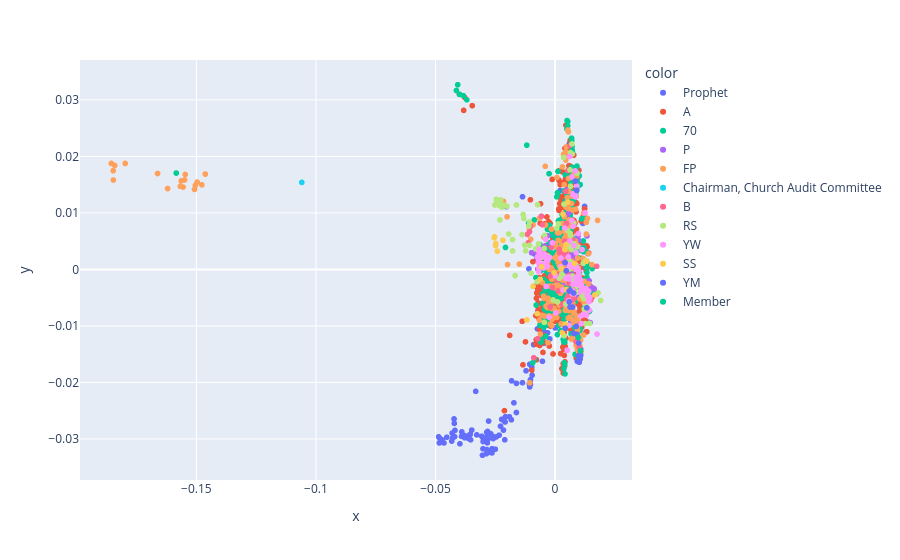

The code cell stored with this chart in its notebook:
### Code cell
subset_df = subset_df[~subset_df['title'].str.contains("Sustaining of", case=False)]
subset_df = subset_df[~subset_df['title'].str.contains("Church Auditing", case=False)]
subset_df = subset_df[~subset_df['role'].str.contains("Ward", case=False)]

# Step 1: Apply PHATE dimensionality reduction to convert high-dimensional embeddings to 2D
phate_op = phate.PHATE(n_components=2)                    # Create PHATE reducer for 2D output
embeddings = np.stack(subset_df['embedding'].values)             # Stack all embeddings into a matrix
phate_result = phate_op.fit_transform(embeddings)         # Apply PHATE to get 2D coordinates

# Step 2: Create an interactive scatter plot
fig = px.scatter(
    x=phate_result[:, 0],                                 # X-axis: first PHATE dimension
    y=phate_result[:, 1],                                 # Y-axis: second PHATE dimension
    color=subset_df["role"],                                     # Color points by conference year
    hover_name=subset_df["title"],                               # Show talk title on hover
    hover_data={                                          # Additional info to show on hover
        "author": subset_df["author"],
        "role": subset_df["role"],
        "year": subset_df["year"],
        "month": subset_df["month"]
    },
)

# Display the interactive visualization
fig.show()

### Figure 1 — Plotly figure (JSON) as saved in the notebook; plotly's stock layout.template omitted (floating-point values rounded to 4 significant figures; data arrays with more than 128 entries replaced by an {"elided": "..."} marker saying what was removed)
{"data": [{"customdata": {"elided": "173x4 mixed values"}, "hovertemplate": "<b>%{hovertext}</b><br><br>color=Prophet<br>x=%{x}<br>y=%{y}<br>author=%{customdata[0]}<br>role=%{customdata[1]}<br>year=%{customdata[2]}<br>month=%{customdata[3]}<extra></extra>", "hovertext": {"elided": "173 str values"}, "legendgroup": "Prophet", "marker": {"color": "#636efa", "symbol": "circle"}, "mode": "markers", "name": "Prophet", "showlegend": true, "type": "scattergl", "x": {"elided": "173 float values"}, "xaxis": "x", "y": {"elided": "173 float values"}, "yaxis": "y"}, {"customdata": {"elided": "619x4 mixed values"}, "hovertemplate": "<b>%{hovertext}</b><br><br>color=A<br>x=%{x}<br>y=%{y}<br>author=%{customdata[0]}<br>role=%{customdata[1]}<br>year=%{customdata[2]}<br>month=%{customdata[3]}<extra></extra>", "hovertext": {"elided": "619 str values"}, "legendgroup": "A", "marker": {"color": "#EF553B", "symbol": "circle"}, "mode": "markers", "name": "A", "showlegend": true, "type": "scattergl", "x": {"elided": "619 float values"}, "xaxis": "x", "y": {"elided": "619 float values"}, "yaxis": "y"}, {"customdata": {"elided": "526x4 mixed values"}, "hovertemplate": "<b>%{hovertext}</b><br><br>color=70<br>x=%{x}<br>y=%{y}<br>author=%{customdata[0]}<br>role=%{customdata[1]}<br>year=%{customdata[2]}<br>month=%{customdata[3]}<extra></extra>", "hovertext": {"elided": "526 str values"}, "legendgroup": "70", "marker": {"color": "#00cc96", "symbol": "circle"}, "mode": "markers", "name": "70", "showlegend": true, "type": "scattergl", "x": {"elided": "526 float values"}, "xaxis": "x", "y": {"elided": "526 float values"}, "yaxis": "y"}, {"customdata": {"elided": "52x4 mixed values"}, "hovertemplate": "<b>%{hovertext}</b><br><br>color=P<br>x=%{x}<br>y=%{y}<br>author=%{customdata[0]}<br>role=%{customdata[1]}<br>year=%{customdata[2]}<br>month=%{customdata[3]}<extra></extra>", "hovertext": ["Living Happily Ever After", "A God of Miracles", "The Language of Love", "A Voice of Gladness for Our Children", "The Light of His Love", "I Can Pray to Heavenly Father Anytime, Anywhere", "Show You Know", "He Knows Us; He Loves Us", "The Finished Story", "All Thy Children Shall Be Taught", "My Soul Delighteth in the Scriptures", "Behold Your Little Ones", "A Lesson from the Book of Mormon", "Righteous Traditions", "Respect and Reverence", "Helping Others Recognize the Whisperings of the Spirit", "That Our Children Might See the Face of the Savior", "Stay on the Path", "Become as a Little Child", "Teaching Our Children to Understand", "The Words We Speak", "“Fear Not; I Am with Thee”", "Keeping Covenants Protects Us, Prepares Us, and Empowers Us", "The Sacrament—a Renewal for the Soul", "Covenant Daughters of God", "Filling Our Homes with Light and Truth", "Returning to Faith", "Discovering the Divinity Within", "He Asks Us to Be His Hands", "A Child’s Guiding Gift", "I Will Bring the Light of the Gospel into My Home", "Trust in the Lord and Lean Not", "A Sin-Resistant Generation", "Value beyond Measure", "For Him", "The Joy of Unselfish Service", "Honoring His Name", "Finding Joy in Sharing the Gospel", "An Especially Noble Calling", "The Healing Power of Jesus Christ", "Peace, Be Still", "Essential Conversations", "God’s Love: The Most Joyous to the Soul", "Invite Christ to Author Your Story", "Lessons at the Well", "Christ Heals That Which Is Broken", "Seeing More of Jesus Christ in Our Lives", "Abide the Day in Christ", "Pray, He Is There", "Seeking Answers to Spiritual Questions", "Thou Art the Christ", "Tune Your Heart to Jesus Christ: The Sacred Gift of Primary Music"], "legendgroup": "P", "marker": {"color": "#ab63fa", "symbol": "circle"}, "mode": "markers", "name": "P", "showlegend": true, "type": "scattergl", "x": [-0.003096, 0.006009, 0.01017, -0.007707, 0.001278, 0.009623, 0.005394, 0.003566, 0.005858, 0.01423, 0.004161, 0.01473, 0.004, 0.01104, 0.009872, -0.001499, -0.007224, -0.004289, -0.00507, -0.009798, 0.01749, 0.006366, 0.01262, 0.003963, 0.01046, 0.0071, 0.006194, 0.006919, 0.008995, 0.01753, 0.01335, 0.007604, -0.00766, 0.007099, 0.01026, 0.00793, -0.001867, 0.00117, 0.01473, 0.005166, 0.005683, 0.01633, 0.007154, 0.007136, 0.009846, 0.007005, 0.003093, 0.0049, 0.008302, 0.003425, -0.007225, 0.01285], "xaxis": "x", "y": [0.005957, 0.0034, -0.002071, 0.003088, 0.006361, 0.005971, -0.006188, -0.002176, -0.00455, -0.001996, -0.001944, -0.002947, -0.002386, -0.003283, -0.004941, 0.004643, 0.00305, 0.004141, 0.003704, 0.002965, -0.004313, 0.002483, -0.003587, -0.001336, -0.002179, -0.0009534, -0.0003918, 0.0007921, -0.002498, -0.004174, 0.005926, 0.001772, 0.002029, -0.001556, -0.001616, -0.004093, -0.0001414, -0.00299, -0.009423, 0.009697, 0.01001, -0.003407, 0.007708, 0.01323, 0.005166, 0.02036, -0.0001117, 0.01406, 0.00269, 0.002482, 4.096e-05, -0.003304], "yaxis": "y"}, {"customdata": {"elided": "235x4 mixed values"}, "hovertemplate": "<b>%{hovertext}</b><br><br>color=FP<br>x=%{x}<br>y=%{y}<br>author=%{customdata[0]}<br>role=%{customdata[1]}<br>year=%{customdata[2]}<br>month=%{customdata[3]}<extra></extra>", "hovertext": {"elided": "235 str values"}, "legendgroup": "FP", "marker": {"color": "#FFA15A", "symbol": "circle"}, "mode": "markers", "name": "FP", "showlegend": true, "type": "scattergl", "x": {"elided": "235 float values"}, "xaxis": "x", "y": {"elided": "235 float values"}, "yaxis": "y"}, {"customdata": [["Presented by Ted E. Davis", "Chairman, Church Audit Committee", 2000, 4]], "hovertemplate": "<b>%{hovertext}</b><br><br>color=Chairman, Church Audit Committee<br>x=%{x}<br>y=%{y}<br>author=%{customdata[0]}<br>role=%{customdata[1]}<br>year=%{customdata[2]}<br>month=%{customdata[3]}<extra></extra>", "hovertext": ["The Church Audit Committee Report"], "legendgroup": "Chairman, Church Audit Committee", "marker": {"color": "#19d3f3", "symbol": "circle"}, "mode": "markers", "name": "Chairman, Church Audit Committee", "showlegend": true, "type": "scattergl", "x": [-0.1059], "xaxis": "x", "y": [0.01541], "yaxis": "y"}, {"customdata": {"elided": "46x4 mixed values"}, "hovertemplate": "<b>%{hovertext}</b><br><br>color=B<br>x=%{x}<br>y=%{y}<br>author=%{customdata[0]}<br>role=%{customdata[1]}<br>year=%{customdata[2]}<br>month=%{customdata[3]}<extra></extra>", "hovertext": ["Honoring the Priesthood", "Satan’s Bag of Snipes", "An Invitation with Promise", "Standing Tall", "For Thy Good", "Come to Zion! Come to Zion!", "And That’s the Way It Is", "The Empowerment of Humility", "Jesus, the Very Thought of Thee", "More Holiness Give Me", "A Still, Small Voice and a Throbbing Heart", "Be Prepared … Be Ye Strong from Henceforth", "Tender Hearts and Helping Hands", "Three Towels and a 25-Cent Newspaper", "If These Old Walls Could Talk", "Lay Up in Store", "Enduring Together", "And Who Is My Neighbor?", "God Loves and Helps All of His Children", "This Is Your Phone Call", "Let Virtue Garnish Your Thoughts", "Our Path of Duty", "Faith—the Choice Is Yours", "The Sanctifying Work of Welfare", "The Power of the Aaronic Priesthood", "The Rescue for Real Growth", "Be Valiant in Courage, Strength, and Activity", "A Sure Foundation", "Ye Are No More Strangers", "Your Four Minutes", "The Law of the Fast: A Personal Responsibility to Care for the Poor and Needy", "Is It Still Wonderful to You?", "A Pattern for Peace", "The Blessings of Worship", "Prepare the Way", "Turn to the Lord", "It Is All about People", "Come, Listen to a Prophet’s Voice", "Just as He Did", "A Living Witness of the Living Christ", "There Was Bread", "Giving Holiness to the Lord", "Our Earthly Stewardship", "More Than a Hero", "Seek Him with All Your Heart", "Compensating Blessings"], "legendgroup": "B", "marker": {"color": "#FF6692", "symbol": "circle"}, "mode": "markers", "name": "B", "showlegend": true, "type": "scattergl", "x": [0.007855, 0.001732, -0.000253, 0.007791, 0.005073, 0.000952, 0.005308, -0.00112, 0.004723, 0.004852, 0.0009401, 0.002072, -0.01069, 0.006257, -0.008893, -0.005724, 0.004633, -0.01156, 0.003688, 0.01488, 0.005472, 0.006244, 0.004012, -0.01124, 0.008807, 0.002896, 0.006689, -0.001832, 0.007342, 0.005123, 0.01741, 0.003553, 0.004442, 0.004395, 0.01009, 0.005554, -0.002053, -0.007278, 0.005858, -0.001543, -0.005306, -0.01026, 0.005328, 0.001373, 0.003782, 0.004759], "xaxis": "x", "y": [-0.005174, 0.003553, -0.0005105, -0.003582, 0.004927, -0.001926, -0.004838, -0.003228, 0.008098, -0.005255, -0.0008467, 0.002871, 0.006685, -0.001711, -0.01563, 0.009424, -0.001101, 0.006199, 0.00291, -0.005451, -0.0008978, 0.02193, 0.004995, 0.004705, -0.01276, -0.006157, -0.005619, -0.00116, 0.005309, -0.003606, 0.0005356, 0.001466, 0.002703, 0.01381, -0.01376, 0.004177, -0.006627, -0.01226, -0.002527, 0.003888, 0.007901, 0.007645, 0.01749, -0.003821, 0.001371, -0.0006479], "yaxis": "y"}, {"customdata": {"elided": "92x4 mixed values"}, "hovertemplate": "<b>%{hovertext}</b><br><br>color=RS<br>x=%{x}<br>y=%{y}<br>author=%{customdata[0]}<br>role=%{customdata[1]}<br>year=%{customdata[2]}<br>month=%{customdata[3]}<extra></extra>", "hovertext": ["We Are Creators", "“Lead, Kindly Light”", "We Are Instruments in the Hands of God", "Ripples", "Stand Tall and Stand Together", "It Is Not Good for Man or Woman to Be Alone", "Steadfast and Immovable", "Stand Firm", "Are We Not All Mothers?", "Developing Inner Strength", "Feel the Love of the Lord", "With Holiness of Heart", "Blessing Our Families through Our Covenants", "Charity: One Family, One Home at a Time", "Blessed by Living Water", "Seeing the Promises Afar Off", "Choosing Charity: That Good Part", "In Covenant with Him", "Choose Ye Therefore Christ the Lord", "How Has Relief Society Blessed Your Life?", "Belonging Is Our Sacred Birthright", "Out of Small Things", "Walking towards the Light of His Love", "What Greater Goodness Can We Know: Christlike Friends", "Sweet Moments", "That We May All Sit Down in Heaven Together", "Knowing the Lord’s Will for You", "To Grow Up unto the Lord", "Eternally Encircled in His Love", "Remembering the Lord’s Love", "To Look, Reach, and Come unto Christ", "Gratitude: A Path to Happiness", "Mothers Who Know", "What Latter-day Saint Women Do Best: Stand Strong and Immovable", "Feed My Sheep", "I Will Strengthen Thee; I Will Help Thee", "Go Ye Therefore", "Fulfilling the Purpose of Relief Society", "Holy Temples, Sacred Covenants", "Now Let Us Rejoice", "His Arm Is Sufficient", "Relief Society: A Sacred Work", "Every Woman Needs Relief Society", "Mind the Gap", "“And upon the Handmaids in Those Days Will I Pour Out My Spirit”", "“Daughters in My Kingdom”: The History and Work of Relief Society", "Steadfast and Immovable", "And of Some Have Compassion, Making a Difference", "The Essence of Discipleship", "Personal Revelation and Testimony", "What I Hope My Granddaughters (and Grandsons) Will Understand about Relief Society", "Charity Never Faileth", "Cleave unto the Covenants", "The Vision of Prophets regarding Relief Society: Faith, Family, Relief", "First Observe, Then Serve", "Is Faith in the Atonement of Jesus Christ Written in Our Hearts?", "Wide Awake to Our Duties", "The Lord Has Not Forgotten You", "Do We Know What We Have?", "The Power, Joy, and Love of Covenant Keeping", "We Have Great Reason to Rejoice", "Claim the Blessings of Your Covenants", "Protection from Pornography—a Christ-Focused Home", "Wanted: Hands and Hearts to Hasten the Work", "Prepared in a Manner That Never Had Been Known", "The Family Is of God", "We’ll Ascend Together", "Worthy of Our Promised Blessings", "“If Ye Love Me, Keep My Commandments”", "“I Was a Stranger”", "The Master Healer", "The Great Plan of Redemption", "Certain Women", "Turn On Your Light", "That Your Joy Might Be Full", "With One Accord", "Ministering as the Savior Does", "Christ: The Light That Shines in Darkness", "Thru Cloud and Sunshine, Lord, Abide with Me!", "United in Accomplishing God’s Work", "By Union of Feeling We Obtain Power with God", "The Grave Has No Victory", "I Pray He’ll Use Us", "We Are The Church of Jesus Christ of Latter-day Saints", "Covenants with God Strengthen, Protect, and Prepare Us for Eternal Glory", "Beauty for Ashes: The Healing Path of Forgiveness", "His Yoke Is Easy and His Burden Is Light", "Jesus Christ Is Relief", "Put Ye On the Lord Jesus Christ", "The Joy of Our Redemption", "Spiritually Whole in Him", "Cheering Each Other On"], "legendgroup": "RS", "marker": {"color": "#B6E880", "symbol": "circle"}, "mode": "markers", "name": "RS", "showlegend": true, "type": "scattergl", "x": [-0.006903, 0.0006919, -0.0244, 0.0113, -0.00303, 0.0122, -0.01778, 0.00697, 0.014, -0.02325, -0.01669, -0.00811, 0.01258, -0.01335, 0.00929, -0.0008032, -0.007306, -0.01941, 0.01277, -0.02411, -0.02014, 0.004511, -0.004528, 0.009039, 0.01907, -0.02137, 0.009548, 0.005741, 0.018, -0.004333, 0.006263, -0.01266, 0.0136, 0.0121, -0.01776, -0.005655, 0.003828, -0.02318, -0.004488, -0.02272, -0.005204, -0.02519, -0.02211, -0.01065, -0.02354, -0.0219, 0.006123, -0.01232, -0.0138, 0.01177, -0.02304, -0.01613, 0.003498, -0.02457, 0.009706, 0.006043, 0.01323, 0.005081, 0.01259, 0.003418, 0.0114, 0.007151, 0.009633, 0.00603, 0.001023, 0.01306, 0.008019, 0.007329, 0.005237, -0.01308, 0.006278, 0.0092, 0.006724, -0.007492, 0.001407, 0.005991, -0.009988, 0.008009, 0.006562, 0.01443, -0.01066, 0.003567, -0.01103, 0.001724, 0.01229, 0.007088, 0.003748, 0.006464, 0.002774, 0.007199, 0.006427, 0.007887], "xaxis": "x", "y": [0.004502, 0.007313, 0.01221, -0.004589, 0.002381, -0.007062, 0.005288, 0.003526, -0.003921, 0.01128, -0.001087, 0.003629, -0.007207, 0.009715, 0.003979, -0.005405, 0.01146, 0.006264, 0.001495, 0.01227, 0.0112, -0.006119, 0.003716, -0.002945, -0.005494, 0.01135, -0.00399, -0.005521, -0.004159, 0.006035, 0.01762, 0.004311, -0.004333, -0.005169, 0.003272, 0.002149, -0.01171, 0.01131, -0.009359, 0.01229, 0.00227, 0.01141, 0.01102, 0.004252, 0.01209, 0.01137, 0.003973, 0.003296, 0.006169, 0.001084, 0.008753, 0.01141, -0.0003487, 0.01241, -0.002768, 0.00144, -0.003992, 0.004457, -0.00959, -0.001169, -0.003449, -0.003725, -0.002495, 0.0001251, -0.005748, -0.006561, -0.002125, -0.001169, 0.006916, 0.009035, 0.006379, 0.01701, 0.0009828, -0.002189, 0.008058, 0.003976, -0.0006701, 0.004526, 0.005991, -0.009563, 0.008384, 0.0198, 0.007658, -0.001558, -0.003728, 0.0222, 0.01154, 0.01472, -0.0008989, 0.02043, 0.02068, 0.008207], "yaxis": "y"}, {"customdata": {"elided": "93x4 mixed values"}, "hovertemplate": "<b>%{hovertext}</b><br><br>color=YW<br>x=%{x}<br>y=%{y}<br>author=%{customdata[0]}<br>role=%{customdata[1]}<br>year=%{customdata[2]}<br>month=%{customdata[3]}<extra></extra>", "hovertext": ["Standing with God", "Integrity", "Stand as a Witness", "The Joy of Womanhood", "Sacrifice: An Eternal Investment", "Your Celestial Guide", "Developing Our Talent for Spirituality", "A Comforter, a Guide, a Testifier", "“Fear Not: For They That Be with Us Are More”", "Standing in Holy Places", "Strengthen Home and Family", "Hold High the Torch", "A Woman of Faith", "Did I Tell You … ?", "Steadfast in Our Covenants", "There Is Hope Smiling Brightly before Us", "Press Forward and Be Steadfast", "A “Mother Heart”", "All Things Shall Work Together for Your Good", "My Soul Delighteth in the Scriptures", "Believe!", "We Did This for You", "Glad Tidings from Cumorah", "A Work for Me to Do", "He Knows You by Name", "The Sanctity of the Body", "An Outpouring of Blessings", "“I Am the Light Which Ye Shall Hold Up”", "You Have a Noble Birthright", "It Shows in Your Face", "Look toward Eternity!", "Daughters of Heavenly Father", "Remembering, Repenting, and Changing", "Stay on the Path", "Strengthen Home and Family", "My Soul Delighteth in the Things of the Lord", "Stand as a Witness", "At All Times, in All Things, and in All Places", "Anchors of Testimony", "A Return to Virtue", "Be Thou an Example of the Believers", "A Virtuous Life—Step by Step", "Come Let Us Go Up to the Mountain of the Lord", "Hold On", "Be of a Good Courage", "Never, Never, Never Give Up!", "Remember Who You Are!", "Be an Example of the Believers", "I Believe in Being Honest and True", "“Remember This: Kindness Begins with Me”", "Guardians of Virtue", "Love Her Mother", "Arise and Shine Forth", "Seek Learning: You Have a Work to Do", "Now Is the Time to Arise and Shine!", "I Know It. I Live It. I Love It.", "We Are Daughters of Our Heavenly Father", "Your Holy Places", "When You Save a Girl, You Save Generations", "Be Not Moved!", "Be Ye Converted", "Sisterhood: Oh, How We Need Each Other", "Live according to the Words of the Prophets", "Sharing Your Light", "Defenders of the Family Proclamation", "Here to Serve a Righteous Cause", "Yielding Our Hearts to God", "What Shall We Do?", "Do I Believe?", "Rise Up in Strength, Sisters in Zion", "The Soul’s Sincere Desire", "The Beauty of Holiness", "Abiding in God and Repairing the Breach", "The Needs before Us", "Young Women in the Work", "Divine Discontent", "Becoming a Shepherd", "Careful versus Casual", "Spiritual Capacity", "Beloved Daughters", "That They May See", "Eyes to See", "Keep the Change", "Come unto Christ and Don’t Come Alone", "Do What Mattereth Most", "Wholehearted", "Never Give Up an Opportunity to Testify of Christ", "Seeing God’s Family through the Overview Lens", "Walking in Covenant Relationship with Christ", "Faithful to the End", "Live Up to Your Privileges", "Your Repentance Doesn’t Burden Jesus Christ; It Brightens His Joy", "Prophets of God"], "legendgroup": "YW", "marker": {"color": "#FF97FF", "symbol": "circle"}, "mode": "markers", "name": "YW", "showlegend": true, "type": "scattergl", "x": [0.008457, 0.01461, 0.01106, 0.01358, 0.003322, 0.0087, 0.009821, 0.00862, -0.00689, 0.007534, -0.003291, -0.006706, 0.01367, -0.006197, 0.005613, 0.009982, 0.009147, 0.0141, -0.001064, 0.004569, 0.009935, -0.002497, -0.003699, 0.0003607, 0.0001859, 0.009714, 0.01088, 0.009046, 0.01191, 0.01306, 0.006028, -0.0031, 0.009048, -0.00681, -0.004785, 0.009194, 0.01065, 0.007907, -0.003544, 0.01416, 0.01388, 0.01337, 0.01412, 0.002482, 0.005524, 0.01069, 0.01376, 0.01122, 0.007531, 0.01129, -0.007411, 0.01429, 0.007227, -0.006602, -0.006967, 0.006106, 0.0129, 0.007613, -0.004094, -0.004892, 0.008021, 0.01755, 0.004039, -0.002229, -0.006727, -0.004925, 0.007619, -0.003878, 0.002325, 0.01311, 0.01256, 0.006045, 0.007061, -0.004485, 0.005042, 0.009778, 0.005945, 0.002451, 0.005569, 0.00586, 0.008847, 0.007069, 0.008496, 0.007629, 0.00641, 0.006228, 0.006298, 0.007509, 0.007681, 0.00793, 0.01075, 0.008403, 0.005731], "xaxis": "x", "y": [0.01307, -0.00495, -0.002797, -0.004239, -0.003646, -0.001396, -0.0007158, 2.239e-05, -0.0003865, -0.002674, 0.0005236, 0.003119, -0.00463, 0.002117, -0.001322, -0.0003327, -0.002057, -0.003841, 0.004694, -0.001597, -0.001274, -0.008436, -0.003008, -0.007679, -0.001153, -0.002711, -0.009576, 0.0004305, -0.007939, -0.003699, -0.005869, 0.001554, 0.01478, 0.00157, 0.0002451, -0.001331, -0.001908, 0.004188, 0.001804, -0.005708, -0.004837, -0.004602, -0.00521, 0.002023, -0.001526, -0.003987, -0.004888, -0.003337, 0.0005773, 0.003506, 0.002224, -0.007217, -0.004282, 0.003561, 0.001182, -0.001718, -0.003388, -0.002641, 0.002411, 0.002709, -0.00255, -0.01144, 0.007332, 0.002114, 0.0002451, 0.0009776, 0.01341, 0.005314, 0.0004082, -0.00809, 0.009998, 0.02, 0.008678, 0.002716, -0.01428, 0.006341, 0.0004817, 0.0004432, 0.002224, -0.009911, 0.002978, 0.01636, 0.01284, -0.003836, 0.0005085, 0.005024, 0.0008174, 0.007636, 0.01314, -0.004295, -0.00824, 0.01743, -0.005531], "yaxis": "y"}, {"customdata": [["By A. Roger Merrill", "SS", 2006, 10], ["By Daniel K Judd", "SS", 2007, 10], ["By William D. Oswald", "SS", 2008, 10], ["By Russell T. Osguthorpe", "SS", 2009, 10], ["By David M. McConkie", "SS", 2010, 10], ["By Matthew O. Richardson", "SS", 2011, 10], ["By Russell T. Osguthorpe", "SS", 2012, 10], ["By David M. McConkie", "SS", 2013, 10], ["By Tad R. Callister", "SS", 2014, 10], ["By Devin G. Durrant", "SS", 2015, 10], ["By Brian K. Ashton", "SS", 2016, 10], ["By Tad R. Callister", "SS", 2017, 10], ["By Devin G. Durrant", "SS", 2018, 4], ["By Brian K. Ashton", "SS", 2018, 10], ["By Tad R. Callister", "SS", 2019, 4], ["By Mark L. Pace", "SS", 2019, 10], ["By Milton Camargo", "SS", 2020, 10], ["By Jan E. Newman", "SS", 2021, 4], ["By Mark L. Pace", "SS", 2022, 4], ["By Brother Milton Camargo", "SS", 2023, 4], ["By Brother Jan E. Newman", "SS", 2023, 10], ["By President Mark L. Pace", "SS", 2024, 4], ["By Brother Chad H Webb", "SS", 2025, 10]], "hovertemplate": "<b>%{hovertext}</b><br><br>color=SS<br>x=%{x}<br>y=%{y}<br>author=%{customdata[0]}<br>role=%{customdata[1]}<br>year=%{customdata[2]}<br>month=%{customdata[3]}<extra></extra>", "hovertext": ["Receiving by the Spirit", "Nourished by the Good Word of God", "Gospel Teaching—Our Most Important Calling", "Teaching Helps Save Lives", "Gospel Learning and Teaching", "Teaching after the Manner of the Spirit", "One Step Closer to the Savior", "Teaching with the Power and Authority of God", "Parents: The Prime Gospel Teachers of Their Children", "My Heart Pondereth Them Continually", "The Doctrine of Christ", "God’s Compelling Witness: The Book of Mormon", "Teaching in the Home—a Joyful and Sacred Responsibility", "The Father", "The Atonement of Jesus Christ", "Come, Follow Me—the Lord’s Counterstrategy and Proactive Plan", "Ask, Seek, and Knock", "Teaching in the Savior’s Way", "Conversion Is Our Goal", "Focus on Jesus Christ", "Preserving the Voice of the Covenant People in the Rising Generation", "It Is Wisdom in the Lord That We Should Have the Book of Mormon", "That All May Be Edified"], "legendgroup": "SS", "marker": {"color": "#FECB52", "symbol": "circle"}, "mode": "markers", "name": "SS", "showlegend": true, "type": "scattergl", "x": [0.008226, -0.02545, -0.02414, 0.003004, -0.02533, -0.0218, 0.004275, -0.02487, 0.01665, 0.002649, 0.003328, 0.01302, 0.004774, 0.004515, 0.00535, -0.01179, 0.004141, -0.00919, -0.007443, -0.006228, -0.005622, -0.0003585, -0.02476], "xaxis": "x", "y": [0.001048, 0.005594, 0.003228, -0.01118, 0.00576, 0.005172, -0.009681, 0.00422, -0.004498, 0.0001156, 0.009785, 0.001452, -0.003549, 0.004365, 0.01189, -0.008929, 0.003528, -0.00298, -0.007835, -0.001731, 0.0004653, -0.0005802, 0.004586], "yaxis": "y"}, {"customdata": [["By Charles W. Dahlquist II", "YM", 2007, 4], ["By Dean R. Burgess", "YM", 2008, 4], ["By Michael A. Neider", "YM", 2009, 4], ["By David L. Beck", "YM", 2010, 4], ["By Larry M. Gibson", "YM", 2011, 4], ["By Adrián Ochoa", "YM", 2012, 4], ["By David L. Beck", "YM", 2013, 4], ["By Randall L. Ridd", "YM", 2014, 4], ["By Larry M. Gibson", "YM", 2015, 4], ["By Stephen W. Owen", "YM", 2016, 4], ["By M. Joseph Brough", "YM", 2017, 4], ["By Stephen W. Owen", "YM", 2017, 10], ["By Douglas D. Holmes", "YM", 2018, 4], ["By M. Joseph Brough", "YM", 2018, 10], ["By Stephen W. Owen", "YM", 2019, 10], ["By Douglas D. Holmes", "YM", 2020, 4], ["By Steven J. Lund", "YM", 2020, 10], ["By Ahmad S. Corbitt", "YM", 2021, 4], ["By Bradley R. Wilcox", "YM", 2021, 10], ["By President Steven J. Lund", "YM", 2022, 10], ["By Brother Michael T. Nelson", "YM", 2024, 4], ["By Brother Bradley R. Wilcox", "YM", 2024, 10], ["By President Steven J. Lund", "YM", 2025, 4]], "hovertemplate": "<b>%{hovertext}</b><br><br>color=YM<br>x=%{x}<br>y=%{y}<br>author=%{customdata[0]}<br>role=%{customdata[1]}<br>year=%{customdata[2]}<br>month=%{customdata[3]}<extra></extra>", "hovertext": ["Who’s on the Lord’s Side?", "Do You Know Who You Are?", "Revealed Quorum Principles", "The Magnificent Aaronic Priesthood", "Sacred Keys of the Aaronic Priesthood", "Aaronic Priesthood: Arise and Use the Power of God", "Your Sacred Duty to Minister", "The Choice Generation", "Fatherhood—Our Eternal Destiny", "The Greatest Leaders Are the Greatest Followers", "His Daily Guiding Hand", "Repentance Is Always Positive", "What Every Aaronic Priesthood Holder Needs to Understand", "Lift Up Your Head and Rejoice", "Be Faithful, Not Faithless", "Deep in Our Heart", "Finding Joy in Christ", "You Can Gather Israel!", "Worthiness Is Not Flawlessness", "Lasting Discipleship", "In Support of the Rising Generation", "O Youth of the Noble Birthright", "Divine Authority, Sublime Young Men"], "legendgroup": "YM", "marker": {"color": "#636efa", "symbol": "circle"}, "mode": "markers", "name": "YM", "showlegend": true, "type": "scattergl", "x": [0.005866, 0.01015, 0.009274, 0.009791, 0.009685, 0.01074, 0.01069, 0.004672, 0.01326, 0.009856, 0.006265, 0.008564, 0.0105, 0.004214, 0.007322, 0.004237, 0.008859, 0.005912, 0.009022, 0.007766, 0.007697, 0.00629, 0.009178], "xaxis": "x", "y": [-0.003855, -0.01643, -0.01625, -0.01524, -0.01634, -0.01515, -0.01526, -0.0002391, -0.0068, -0.01302, -0.006646, 0.01564, -0.01587, 0.001195, -0.006653, -0.0104, -0.01008, -0.005728, 0.014, -0.004172, -0.01132, -0.003724, -0.01151], "yaxis": "y"}, {"customdata": [["By Laudy Ruth Kaouk", "Member", 2020, 4], ["By Enzo Serge Petelo", "Member", 2020, 4]], "hovertemplate": "<b>%{hovertext}</b><br><br>color=Member<br>x=%{x}<br>y=%{y}<br>author=%{customdata[0]}<br>role=%{customdata[1]}<br>year=%{customdata[2]}<br>month=%{customdata[3]}<extra></extra>", "hovertext": ["How the Priesthood Blesses Youth", "How the Priesthood Blesses Youth"], "legendgroup": "Member", "marker": {"color": "#00cc96", "symbol": "circle"}, "mode": "markers", "name": "Member", "showlegend": true, "type": "scattergl", "x": [0.009639, 0.01064], "xaxis": "x", "y": [-0.01204, -0.0144], "yaxis": "y"}], "layout": {"legend": {"title": {"text": "color"}, "tracegroupgap": 0}, "margin": {"t": 60}, "xaxis": {"anchor": "y", "domain": [0, 1], "title": {"text": "x"}}, "yaxis": {"anchor": "x", "domain": [0, 1], "title": {"text": "y"}}}}
